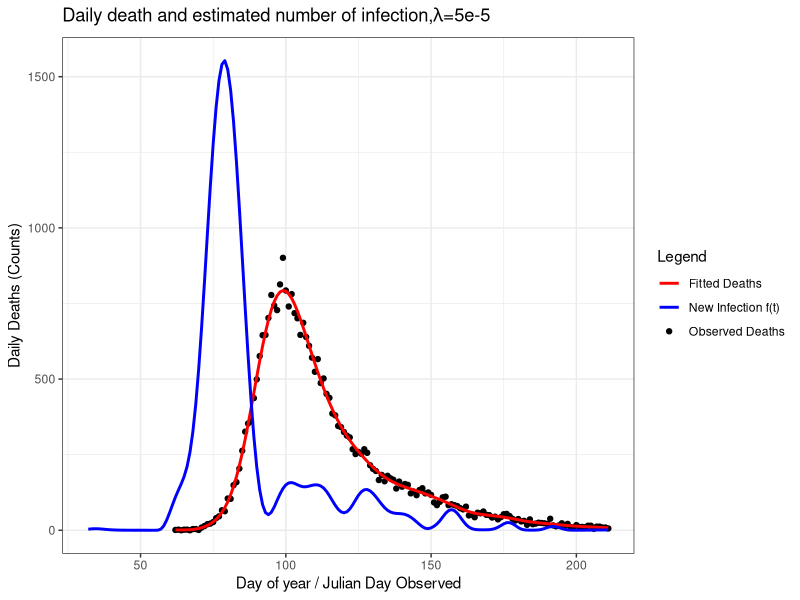
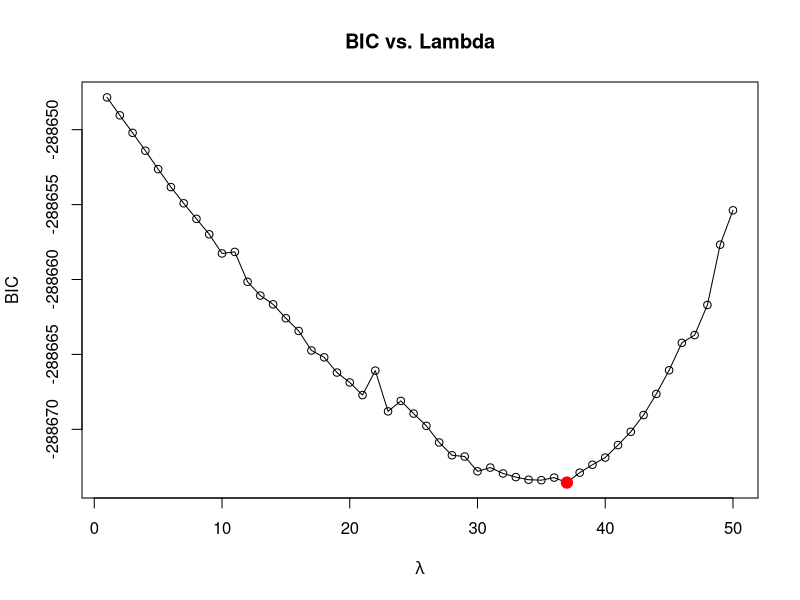
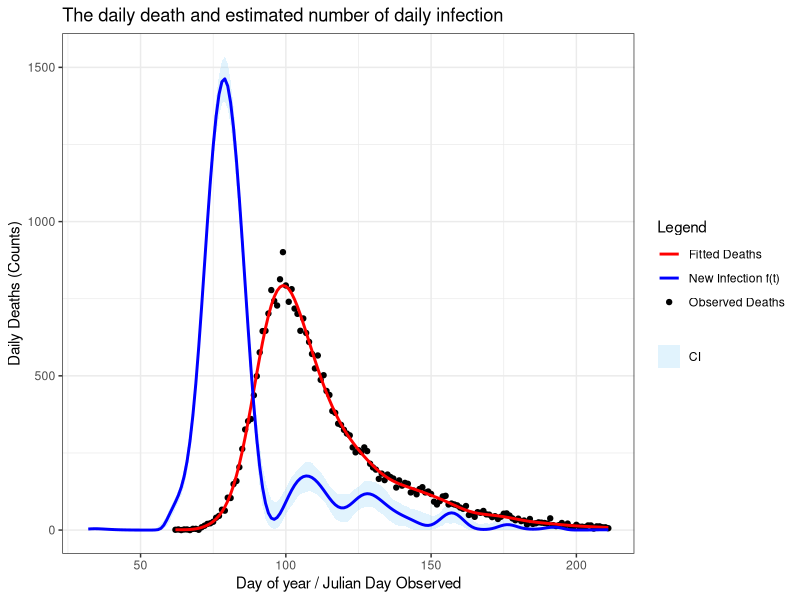

Reproduce these figures in R, in order.
start <- Sys.time()
##=============== PROJECT 3 - EXTENDED STATISTICAL PROGRAMMING =================

# Group 12 
# Aseel Alghamdi : S2901228
# Fenanda Dwitha Kurniasari : S2744048
# Nurmawiya : S2822251

# Aseel     : Make function to contruct X, X tilde, and S (make_matrice)
#             Make objective function and its derivative
#             Revise and put comment on code
# Fenanda   : Bootstrap Uncertainty
#             Make final plot
#             Revise and put comment on code
# Nurmawiya : Preliminary Sanity Check with initial lambda, making plot
#             Fit the model using BFGS
#             Revise and put comment on code

# Repository Link
# https://github.com/fenandadwithak/Team12/tree/main/Proj3

# ==============================================================================
##                                  OUTLINE
# ==============================================================================
# This script implements a full deconvolution model to infer the daily number
# of new Covid-19 infections in England during 2020 from observed hospital
# death counts. The work follows these steps:
#
# 1. Construct the matrices required for the model: 
#       - X̃ : the B-spline basis matrix used to represent f(t)
#       - X  : the corresponding model matrix for expected deaths, obtained by
#              convolving X̃ with the infection-to-death delay distribution
#       - S  : the second-difference penalty matrix controlling smoothness.
#
# 2. Write functions for the penalised negative log-likelihood and its gradient
#    with respect to γ, where β = exp(γ) ensures positivity. Verify the gradient
#    numerically using finite differences.
#
# 3. Fit the model with a fixed smoothing parameter λ = 5e-5 as an initial
#    diagnostic check, and plot the observed deaths, fitted deaths, and the
#    corresponding infection curve f(t) to confirm sensible behaviour.
#
# 4. Select the smoothing parameter by minimising the Bayesian Information
#    Criterion (BIC). A grid of λ values is explored over log-scale
#    seq(-13, -7, length = 50), and the effective degrees of freedom are
#    computed from the Hessian at each fit.
#
# 5. Quantify uncertainty in the estimated infection curve using
#    non-parametric bootstrap resampling. Bootstrap weights are generated and
#    the model is refitted for 200 iterations to obtain a distribution of f(t).
#
# 6. Produce the final visual outputs: 
#       - observed vs fitted hospital deaths, and 
#       - the estimated infection trajectory f(t) with 95% bootstrap intervals

##===================== Data Preparation & Load library ========================
library(splines) #provides functions for constructing B-spline basis matrices
library(ggplot2) #used later for plotting fitted deaths and infection curves

df <- read.table("engcov.txt", header = TRUE) #load covid-19 deaths datasets
y <- df$nhs #observed deaths on each day
t <- df$julian #corresponding day-of-year in 2020
n <- length(y) #total observation

#probability distribution for the delay from infection to death (1–80 days)
d <- 1:80; edur <- 3.151 #mean (on log-scale) of log-normal delay distribution
sdur <- .469 #sd (on log-scale)
pd <- dlnorm(d, edur, sdur) #unnormalised probabilities
pd <- pd / sum(pd) #normalise to sum to 1

##==================== (1) Construct X, Xtilde, and S ==========================
make_matrices <- function(t, K=80) {
  # Function to construct the matrices required for the deconvolution model:
  #   - Xtilde : B-spline basis for representing f(t)
  #   - X      : model matrix mapping beta to expected deaths (via convolution)
  #   - S      : second-difference penalty matrix for smoothing beta
  #
  # Arguments:
  #   t : vector of observation days (Julian day of 2020)
  #   K : number of B-spline basis functions (default 80)
  #
  # Returns:
  #   A list containing Xtilde, X, and S.
  
  ## ----- Construct Xtilde (spline basis for f(t)) -----
  # Internal knots run from (min death day - 30) to max death day.
  # The subtraction of 30 allows f(t) to include infections up to ~30 days
  # before the first recorded death.
  
  # internal knots: K-2 points spanning the modelling range of f(t)
  internal_knots <- seq(min(t) - 30, max(t), length.out = K - 2)
  step <- diff(internal_knots[2:3]) #calculating space between adjacent knots
  #constructing full knots sequence up to total of K + 4 = 84
  full_knots <- c(internal_knots[1] - step * 3:1, #3 exterior knots before
                  internal_knots, #internal knots
                  internal_knots[length(internal_knots)] + step * 1:3)
                  #3 exterior knots after
  
  #construct matrix X-tilde using splineDesign with 84 knots as defined 
  #before starting from min(t)-30 until max(t) with order of the spline = 4
  Xtilde <- splineDesign(knots=full_knots, 
                         x=(min(t)-30):max(t), 
                         ord=4, # cubic splines
                         outer.ok= TRUE)
  
  # Construct X
  X <- matrix(0, nrow=length(t), ncol=ncol(Xtilde)) # initialize matrix to store
  #for every value in length(t) = 150
  # Execute for each observation of time (1:150)
  for (i in 1:length(t)) {
    j_max <- min(80, 29 + i) ## define upper bound for summation
    for (j in 1:j_max) { ## calculate for each days until death 
      # fill corresponding cells with corresponding element X_tilde and prob 
      # death time function
      X[i,] <- X[i,] + Xtilde[30 + i - j,] * pd[j] 
    }
  }
  
  # Construct S (Penalised Matrix)
  S <- crossprod(diff(diag(ncol(X)), diff=2))
  
  list(Xtilde=Xtilde, X=X, S=S) ## return the output into a list 
}##make_matrices

mats <- make_matrices(t) #construct matrices for the observed days
X <- mats$X ## X
S <- mats$S ## S (second-difference penalty)
Xtilde <- mats$Xtilde ## X tilde

##============= (2) Function Penalised NLL and its Objective Func. =============

# In this part, we define objective function to be optimised. For this case, 
# it's already given that f(t) has possion GLM distribution

# First, we know that (log likehood funct of poisson) formula for poisson 
#        l = ∑[yi.log(μi)−μi−log(yi!)]
#        where  μ = Xβ
#        Also, we drop log(yi!) as it does not depends on parameter
#   
# NLL = - ∑(Xβ−y⋅log(Xβ))[Negative loglikelihood function], where μ = X β and 
#       β=exp(γ). The exponential reparameterisation ensures β>0.
#
# Then, the penalty is applied to β (control smoothness of the function), 
#       P = 0.5λβ'Sβ

# Penalised NLL = NLL + P

# Objective Function
pen_nll <- function(gamma, X, y, S, lambda, weight=1) {
  # Function to compute penalised negative log likehood
  # Input/Argument : (1) Gamma : K-vector of spline coefficients
  #                  (2) y : the deaths on day of the year ti
  #                  (3) S : penalised matrix
  #                  (4) lambda : smoothing parameter
  #                  (5) weight : weight for bootstraping sampled data
  #                      adjusted for more general use in this case
  
  # Output/Return  : single numeric value of pen_nll
  beta <- exp(gamma) # β = exp(γ)
  mu <- as.vector(X %*% beta) # μ = Xβ
  #ll formulae dropping the constant of lgamma(y+1)
  ll <- sum(weight*((y * log(mu)) - mu))
  # likelihood funct of possion dist
  penalty <- 0.5 * lambda * t(beta) %*% (S %*% beta) # penalty
  return(-ll + penalty)
}##pen_nll

# Define Gradient vector of Objective Function/ its derivative vector 
pen_grad <- function(gamma, X, y, S, lambda, weight=1) {
  # Function to compute derivative vector
  # Input/Argument : (1) Gamma : K-vector of spline coefficients
  #                  (2) y : the deaths on day of the year ti
  #                  (3) S : penalised matrix
  #                  (4) lambda : smoothing parameter
  #                  (5) weight : weight for bootstraping sampled data
  #                      adjusted for more general use in this case
  
  beta <- exp(gamma) # β = exp(γ), ensures positivity
  mu <- X %*% beta # μ = Xβ
  F <- t(X) %*% (weight*(y / mu - 1)) # ∂li/∂γj; or F =  diag(yi/µi−1).X.diag(β) 
  grad_ll <- -F * beta # total derivative for all data
  grad_pen <- lambda * (beta * (S %*% beta)) # total gradient for penalty 
  return(as.vector(grad_ll + grad_pen))
}

# Checking the derivative (From SP Notes pg 74)
K <- 80
fd <- gamma0 <- rep(0, K) #start from all zeros
lambda <- 5e-5 
pen_nll0 <- pen_nll(gamma0, X, y, S, lambda) 
eps <- 1e-7
for (i in 1:length(gamma0)) {
  gamma1 <- gamma0; gamma1[i] <- eps
  pen_nll1 <- pen_nll(gamma1,X,y,S,lambda)
  fd[i] <- (pen_nll1 - pen_nll0)/eps
}
range(fd - pen_grad(gamma0, X, y, S, lambda)) ## apx zero, correct gradient

##================ (3) Finding the sane starting values for gamma ===================
gamma0 <- rep(0, K)       # initial values for gamma
lambda <- 5e-5            # fixed smoothing parameter for sanity check

#minimise the penalised negative log-likelihood using BFGS.
#the analytic gradient (pen_grad) is supplied to improve optimisation stability
fit <- optim(
  par     = gamma0,                 # initial gamma
  fn      = pen_nll,                # objective function
  gr      = pen_grad,               # analytic gradient
  method  = "BFGS",                 # efficient for smooth problems
  X=X, y=y, S=S, lambda=lambda
)

beta_hat <- exp(fit$par) #estimated spline coefficients - beta hat
mu_hat <- as.vector(X %*% beta_hat) #fitted deaths - mu hat

# Construct data frames for plotting:
#   deaths_df : observed deaths and fitted deaths
#   infect_df : estimated infection curve f̂(t) = Xtilde*beta hat
deaths_df <- data.frame(day = t, deaths = y, fitted = mu_hat)
infect_df <- data.frame(day = (min(t)-30):max(t),
                        f_hat = as.vector(Xtilde %*% beta_hat))

# Plot the observed deaths, fitted deaths, and estimated infection curve f(t)
windows()
ggplot() +
  geom_point(data = deaths_df,
             aes(x = day, y = deaths, 
                 color = "Observed Deaths"), size=1.5) +
  geom_line(data = deaths_df,
            aes(x = day, y = fitted, 
                color = "Fitted Deaths"), size=1) +
  geom_line(data = infect_df,
            aes(x = day, y = f_hat, 
                color = "New Infection f(t)"), size = 1) +
  labs(
    x = "Day of year / Julian Day Observed",
    y = "Daily Deaths (Counts)",
    title = expression(paste("Daily death and estimated number of infection,",
                             lambda, "=5e-5")),
    color = "Legend"
  ) +
  scale_color_manual(
    values = c(
      "Observed Deaths" = "black",
      "Fitted Deaths" = "red",
      "New Infection f(t)" = "blue"
    )) +
  theme_bw()
gamma2 <- fit$par
##================ (4) Fit the model using BFGS optimization ===================
lambdas <- exp(seq(-13, -7, length=50))
BIC_vals <- numeric(length(lambdas))

for (i in seq_along(lambdas)) {
  fit <- optim(par=gamma2, fn=pen_nll, gr=pen_grad, method="BFGS",
               X=X, y=y, S=S, lambda=lambdas[i])
  beta_hat <- exp(fit$par)
  mu_hat <- as.vector(X %*% beta_hat)
  W <- diag(as.vector(y / mu_hat^2))
  H0 <- t(X) %*% W %*% X
  H_lambda <- H0 + lambdas[i] * S
  EDF <- sum(diag(solve(H_lambda, H0)))
  ll <- sum(y * log(mu_hat) - mu_hat)
  BIC_vals[i] <- -2 * ll + log(length(y)) * EDF
}

# Plot BIC against lambda
min_BIC_index = which.min(BIC_vals)
best_lambda <- lambdas[min_BIC_index] ## Optimum Lambda
plot(seq_along(lambdas), BIC_vals, type = "o",
     xlab = expression(lambda), ylab = "BIC",
     main = "BIC vs. Lambda")
points(min_BIC_index, BIC_vals[min_BIC_index],
       col = "red", pch = 19, cex = 1.5)

# Parameter (µ) when Lambda optimum
fit <- optim(par=gamma2, fn=pen_nll, gr=pen_grad, method="BFGS",
             X=X, y=y, S=S, lambda=lambdas[min_BIC_index])
mu_hat <- fit$par


##=============== (5) Non Parametric Bootstrap Uncertainty =====================
# Initialize number of replicate sample
n_bootstrap <- 200 

# Initialize matrix to store bootstrap replicates
mat_boots <- matrix(NA, nrow=nrow(Xtilde), ncol=n_bootstrap)

for (b in 1:n_bootstrap) {
  wb <- tabulate(sample(n, replace=TRUE), n)
  fit_b <- optim(gamma2, 
                 pen_nll, gr=pen_grad, 
                 method="BFGS",
                 y=y, X=X, S=S, 
                 lambda=best_lambda, 
                 weight=wb)
  beta_b <- exp(fit_b$par)
  mat_boots[,b] <- Xtilde %*% beta_b ## estimate number of new infection
}

##=====================(6) Final Plot===========================================

# Estimate the daily new infection rate f(t) with its 95% confidence limits
infect <- data.frame(time_ft=(min(t)-30):max(t), 
                    mean_ft=rowMeans(mat_boots), #estimated mean of f(t)
                    sd_ft=apply(mat_boots,1,sd), #estimated sd of f(t)
                    
                    # apply is used for calculate quantile per row/observed days
                    lb_ft = apply(mat_boots, 1, quantile, probs=0.025),
                    ub_ft = apply(mat_boots, 1, quantile, probs=0.975)
                    )

# Estimate death and observed death
beta_hat <- exp(gamma2) #
mu_hat <- as.vector(X %*% beta_hat) # mean deaths per day (from based fit model)
deaths <- data.frame(day = t, deaths = y, model_fit = mu_hat)

# Final Plot (Bootstrap)
ggplot() +
  ## Add 95% CI to plot
  geom_ribbon(
    data = infect,
    aes(x = time_ft, ymin = lb_ft, ymax = ub_ft, fill = "CI")
  ) +
  ## Add point represents death recorded from nhs data
  geom_point(
    data = deaths,
    aes(x = day, y = deaths, color = "Observed Deaths"),
    size = 1.5
  ) +
  ## Add line represents estimated death
  geom_line(
    data = deaths,
    aes(x = day, y = mu_hat, color = "Fitted Deaths"),
    size = 1
  ) +
  ## Add line represents estimated f(t) based on 200 replicates data
  geom_line(
    data = infect,
    aes(x = time_ft, y = mean_ft, color = "New Infection f(t)"),
    size = 1
  ) +
  ## Add label
  labs(
    x = "Day of year / Julian Day Observed",
    y = "Daily Deaths (Counts)",
    title = "The daily death and estimated number of daily infection",
    color = "Legend",
    fill = "Legend"
  ) +
  ## Add legend for line and points
  scale_color_manual(
    values = c(
      "Observed Deaths" = "black",
      "Fitted Deaths" = "red",
      "New Infection f(t)" = "blue"
    ),
    guide = "legend"
  ) +
  ## Add legend for CI
  scale_fill_manual(
    values = c("CI" = rgb(0.53, 0.81, 0.98, 0.25)),
    guide = "legend"
  ) +
  guides(
    color = guide_legend(
      title = "Legend",
      order = 1,
      override.aes = list(fill = NA)
    ),
    fill = guide_legend(
      title = NULL, ## no titles for CI's legend
      order = 1,
      override.aes = list(
        linetype = 0,
        shape = 22,
        size = 5,
        color = NA,
        fill = rgb(0.53, 0.81, 0.98, 0.25)
      )
    )
  ) +
  theme_bw()

end <- Sys.time()
end-start
